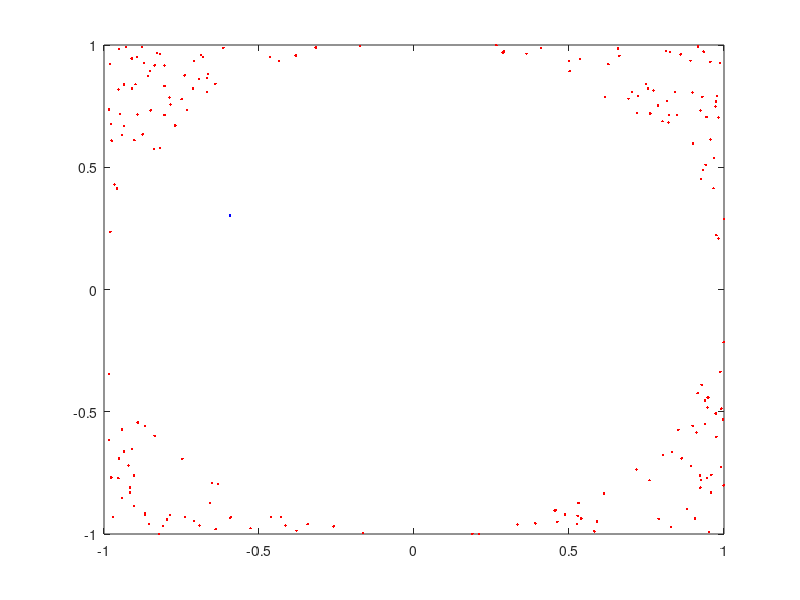
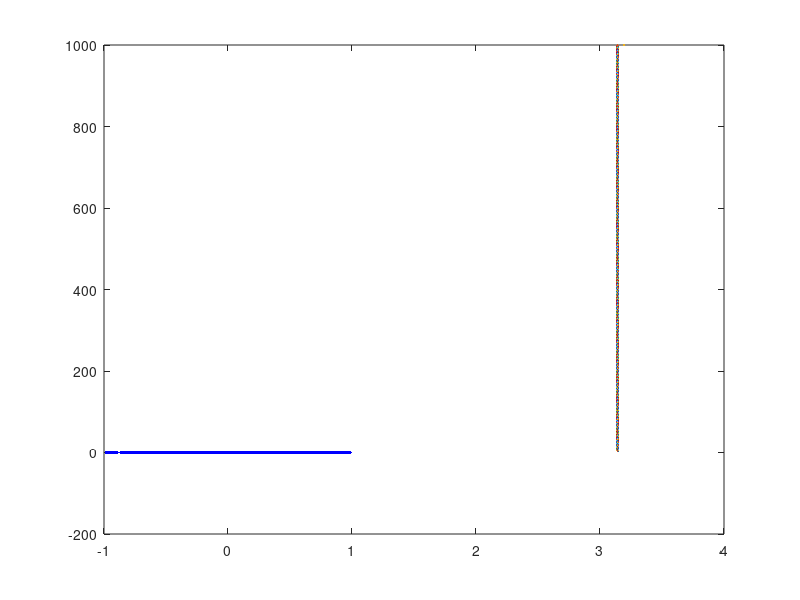

MATLAB code for these plots, in order:
nmax=1000;
ND=0; %number of points inside the disc
for n = 1:nmax
    x = rand*2-1; % -1=< x =< 1
    y = rand*2-1; % -1=< y =< 1
      if sqrt(x^2+y^2) <= 1
          plot(x,y,'b.');
          ND = ND + 1;
      else
          figure(1)
          plot(x,y,'r.');
      end
      if ( mod(n,1000) == 0 )
          pi = 4 * ND / n;
          fprintf('%8.f4\n',pi);
      end
      hold on;
      figure(2)
      plot(pi,n)
  end
  hold off;
pi = 4 * ND / nmax;
fprintf('%8.4f\n',pi);

